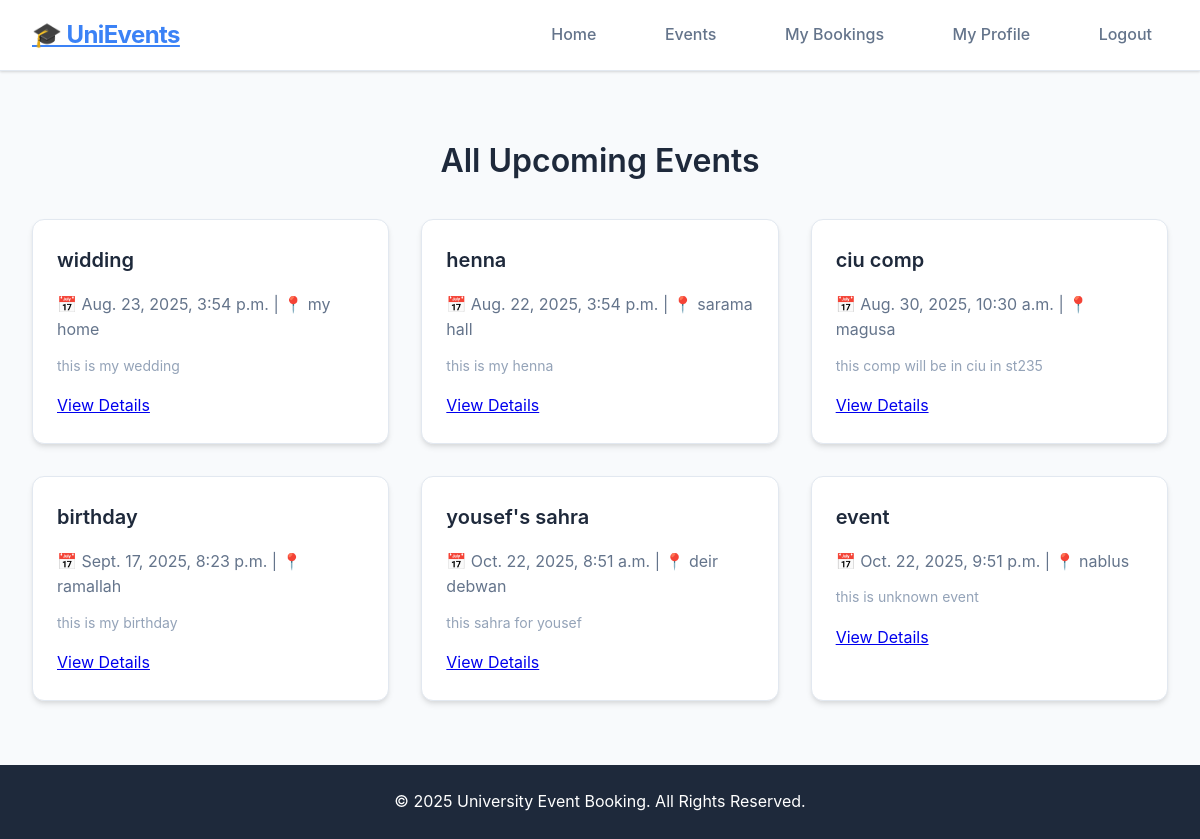
The page /events/ (signed in) on the database its author committed.
### events/models.py (models this page shows, shortened)
class Event(models.Model):
    title = models.CharField(max_length=200)
    description = models.TextField()
    date = models.DateTimeField()
    location = models.CharField(max_length=200)
    created_at = models.DateTimeField(auto_now_add=True)
    updated_at = models.DateTimeField(auto_now=True)
    seats = models.PositiveIntegerField()

### events/views.py (the view)
# urls.py: path('events/', views.event_list, name='event_list'),
@login_required
def event_list(request):
    events = Event.objects.all()
    return render(request, 'events/events.html',{'events': events})

### templates/events/events.html
{% extends 'base.html' %}
{% load static %}
{% block content %}
  <section class="events-page">
    <h2>All Upcoming Events</h2>
    <div class="events-grid">
      {% for event in events %}
        <div class="event-card">
          <h3>{{ event.title }}</h3>
          <p>📅 {{ event.date }} | 📍 {{ event.location }}</p>
          <p class="desc">{{ event.description }}</p>
          <a href="{% url 'event_detail' event.id %}" class="btn-small">View Details</a>
        </div>
      {% endfor %}
    </div>
  </section>
{% endblock %}

### static/css/style.css (style rules this page uses)
* { margin: 0; padding: 0; box-sizing: border-box; }
body { font-family: 'Inter', -apple-system, BlinkMacSystemFont, 'Segoe UI', Roboto, sans-serif; background: #f8fafc; color: #1e293b; line-height: 1.6; min-height: 100vh; }
.events-page { max-width: 80rem; margin: 0 auto; padding: 2rem; }
.events-page h2 { text-align: center; margin-bottom: 2rem; color: #1e293b; font-size: 2rem; font-weight: 600; }
.events-grid { display: grid; grid-template-columns: repeat(auto-fit, minmax(300px, 1fr)); gap: 2rem; margin-top: 2rem; }
.event-card { background: white; padding: 1.5rem; border-radius: 0.75rem; box-shadow: 0 4px 6px -1px rgba(0, 0, 0, 0.1), 0 2px 4px -1px rgba(0, 0, 0, 0.06); border: 1px solid #e2e8f0; transition: all 0.2s ease; }
.event-card h3 { color: #1e293b; margin-bottom: 1rem; font-size: 1.25rem; font-weight: 600; }
.event-card p { margin-bottom: 0.75rem; color: #64748b; }
.event-card .desc { font-size: 0.875rem; color: #94a3b8; margin-bottom: 1rem; }

### rows shown on the page
Event: title "widding", date "Aug. 23, 2025, 3:54 p.m.", location "my home", description "this is my wedding"
Event: title "henna", date "Aug. 22, 2025, 3:54 p.m.", location "sarama hall", description "this is my henna"
Event: title "ciu comp", date "Aug. 30, 2025, 10:30 a.m.", location "magusa", description "this comp will be in ciu in st235"
Event: title "birthday", date "Sept. 17, 2025, 8:23 p.m.", location "ramallah", description "this is my birthday"
Event: title "yousef's sahra", date "Oct. 22, 2025, 8:51 a.m.", location "deir debwan", description "this sahra for yousef"
Event: title "event", date "Oct. 22, 2025, 9:51 p.m.", location "nablus", description "this is unknown event"
